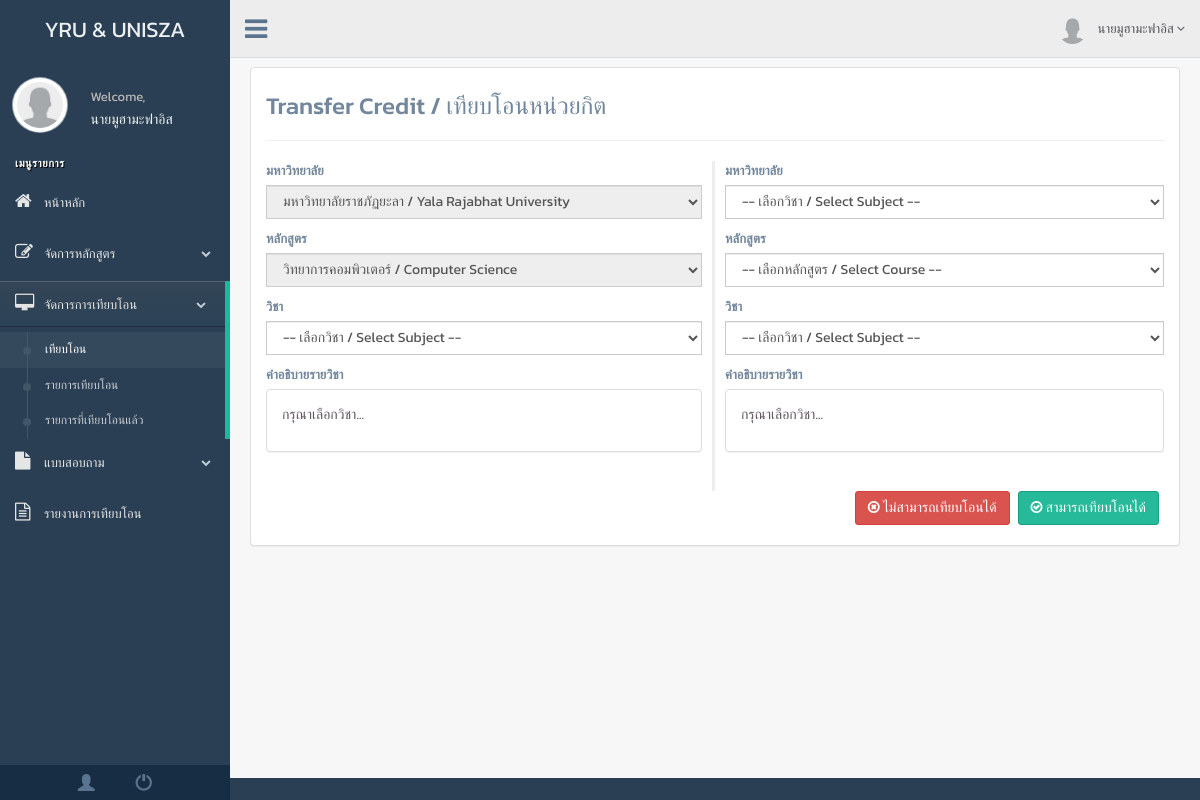
/admin/transfer.php (signed in), run on the app's committed database.
### tables this page shows
CREATE TABLE `course` (
  `course_id` int(10) NOT NULL,
  `university_id` int(10) NOT NULL,
  `course_name_th` varchar(100) NOT NULL,
  `course_name_eng` varchar(100) NOT NULL
);

CREATE TABLE `university` (
  `university_id` int(10) NOT NULL,
  `university_name_th` varchar(100) NOT NULL,
  `university_name_eng` varchar(100) NOT NULL,
  `university_status` int(1) NOT NULL,
  `university_country` varchar(5) NOT NULL
);

### admin/transfer.php (the view, shortened to what this page needs)
<!DOCTYPE html>
<html lang="en">
  <head>
    <link href="build/css/bootstrap.min.css" rel="stylesheet">
    <link href="build/css/font-awesome.min.css" rel="stylesheet">
    <link href="build/css/custom.min.css" rel="stylesheet">
    <link href="build/css/cssprogress.css" rel="stylesheet">
  </head>
  <body class="nav-md">
    <?php
        require_once 'header.php';
    if ($_GET["action"]=="transfer") { ?>
        <?php
        $query = $db->prepare("SELECT * FROM subject NATURAL JOIN course NATURAL JOIN university WHERE subject_id=:subject");
        $query->execute(["subject"=>$_POST['subject_id1']]);
        $row = $query->fetch(PDO::FETCH_ASSOC);
        $query1 = $db->prepare("SELECT * FROM subject NATURAL JOIN course NATURAL JOIN university WHERE subject_id=:subject");
        $query1->execute(["subject"=>$_POST['subject_id2']]);
        $row1 = $query1->fetch(PDO::FETCH_ASSOC);
    ?>
        <div class="right_col">
          <br><br><br>
          <div class="panel panel-default">
            <div class="panel-body">
                <h3>Transfer Credit / เทียบโอนหน่วยกิต</h3>
                <hr>
                <form action="update.php?action=transfer" method="post">
                <div class="row">
                    <div class="col-md-6" style="border-right: solid #eeeeee;">
                        <div class="form-group">
                            <label>มหาวิทยาลัย</label>
                            <select class="form-control" name="field_university_id" disabled>
                            <option value="<?=$row['university_id']?>"><?=$row['university_name_th']." / ".$row['university_name_eng']?></option>
                            </select>
                        </div>
                        <div class="form-group">
                            <label>หลักสูตร</label>
                            <select class="form-control" name="field_course_id" disabled>
                            <option value="<?=$row['course_id']?>"><?=$row['course_name_th']." / ".$row['course_name_eng']?></option>
                            </select>
                        </div>
                        <div class="form-group">
                            <label>วิชา</label>
                            <select class="form-control" name="field_subject_id1" disabled>
                            <option value="<?=$row['subject_id']?>"><?=$row['subject_name_th']." / ".$row['subject_name_eng']?></option>
                            </select>
                        </div>
                        <div class="form-group">
                            <label>คำอธิบายรายวิชา</label>
                            <br>
                            <div class="panel panel-default">
                            <div class="panel-body" style="color:#605560;font-size: 14px">
                                <p id="field_subject_description_th1">
                                   <h5>ภาษาท้องถิ่น</h5><?=$row['subject_description_th'] ?><br><br><h5>ภาษาอังกฤษ</h5><?=$row['subject_description_eng']?>;
                                </p>
                            </div>
                            </div>
                        </div>
                        <br>
                    </div>
                    <div class="col-md-6" style="border-right: solid #eeeeee;">
                        <div class="form-group">
                            <label>มหาวิทยาลัย</label>
                            <select class="form-control" name="field_university_id" disabled>
                            <option value="<?=$row1['university_id']?>"><?=$row1['university_name_th']." / ".$row1['university_name_eng']?></option>
                            </select>
                        </div>
                        <div class="form-group">
                            <label>หลักสูตร</label>
                            <select class="form-control" name="field_course_id" disabled>
                            <option value="<?=$row1['course_id']?>"><?=$row1['course_name_th']." / ".$row1['course_name_eng']?></option>
                            </select>
                        </div>
                        <div class="form-group">
                            <label>วิชา</label>
                            <select class="form-control" name="field_subject_id2" disabled>
                            <option value="<?=$row1['subject_id']?>"><?=$row1['subject_name_th']." / ".$row1['subject_name_eng']?></option>
                            </select>
                        </div>
                        <div class="form-group">
                            <label>คำอธิบายรายวิชา</label>
                            <br>
                            <div class="panel panel-default">
                            <div class="panel-body" style="color:#605560;font-size: 14px">
                                <p id="field_subject_description_th1">
                                   <h5>ภาษาท้องถิ่น</h5><?=$row1['subject_description_th'] ?><br><br><h5>ภาษาอังกฤษ</h5><?=$row1['subject_description_eng']?>;
                                </p>
                            </div>
                            </div>
                        </div>
                        <br>
                    </div>
                </div>
                <div class="row">
                    <?php
                    $description1 = $row['subject_description_eng'];
                    $description2 = $row1['subject_description_eng'];
                    $number = similar_text($description1, $description2, $percent);
                    if ($percent==100) {?>
                        <br>
                        <div id="example-5" class="examples">
                            <div class="cssProgress">
                                <div class="progress2">
                                    <div class="cssProgress-bar cssProgress-success cssProgress-active" data-percent="<?php echo (int)$percent; ?>" style="width: <?php echo (int)$percent."%"; ?>;">
                                        <span class="cssProgress-label"><?php echo (int)$percent."%"; ?></span>
                                    </div>
                                </div>
                            </div>
                        </div>
                        <center>ผ่าน</center>
                    <?php }else if ($percent>=80) {?>
                        <br>
                        <div id="example-5" class="examples">
                            <div class="cssProgress">
                                <div class="progress2">
                                    <div class="cssProgress-bar cssProgress-success cssProgress-active" data-percent="<?php echo (int)$percent; ?>" style="width: <?php echo (int)$percent."%"; ?>;">
                                        <span class="cssProgress-label"><?php echo (int)$percent."%"; ?></span>
                                    </div>
                                </div>
                            </div>
                        </div>
                        <center>ผ่าน</center>
                    <?php }else if ($percent>=75) {?>
                        <br>
                        <div id="example-5" class="examples">
                            <div class="cssProgress">
                                <div class="progress2">
                                    <div class="cssProgress-bar cssProgress-warning cssProgress-active" data-percent="<?php echo (int)$percent; ?>" style="width: <?php echo (int)$percent."%"; ?>;">
                                        <span class="cssProgress-label"><?php echo (int)$percent."%"; ?></span>
                                    </div>
                                </div>
                            </div>
                        </div>
                        <center>ปานกลาง</center>
                    <?php }else {?>
                        <br>
                        <div id="example-5" class="examples">
                            <div class="cssProgress">
                                <div class="progress2">
                                    <div class="cssProgress-bar cssProgress-danger cssProgress-active" data-percent="<?php echo (int)$percent; ?>" style="width: <?php echo (int)$percent."%"; ?>;">
                                        <span class="cssProgress-label"><?php echo (int)$percent."%"; ?></span>
                                    </div>
                                </div>
                            </div>
                        </div>
                        <center>ไม่ผ่าน</center>
                    <?php } ?>
                </div>
                <div class="col-md-6" style="padding-left: 0px">
                    <button class="btn btn-danger" type="button" onclick="history.go(-1)"><i class="fa fa-undo"></i> ย้อนกลับ</button>
                </div>
                <input type="hidden" name="transfer_id" value="<?=$_POST['transfer_id'] ?>">
                <?php $query3 = $db->prepare("SELECT * FROM transfer_detail NATURAL JOIN member NATURAL JOIN course WHERE transfer_id='".$_POST['transfer_id']."' AND td_status=0");
                $query3->execute();
                if ($query3->rowCount()>0) {
                ?>
                <div style="float: right;">
                    <button class="btn btn-danger" id="nook" name="ok" value="2" type="submit" onclick="return confirm('กรรมการที่ท่านเลือกยังไม่ดำเนินการเทียบโอน คุณต้องการดำเนินการต่อหรือไม่ ?');"><i class="fa fa-times-circle-o"></i> ไม่สามารถเทียบโอนได้</button>
                    <button class="btn btn-success" id="ok" name="ok" value="1" type="submit" onclick="return confirm('กรรมการที่ท่านเลือกยังไม่ดำเนินการเทียบโอน คุณต้องการดำเนินการต่อหรือไม่ ?');"><i class="fa fa-check-circle-o"></i> สามารถเทียบโอนได้</button>
                </div>
                <?php }else{ ?>
                <div style="float: right;">
                    <button class="btn btn-danger" id="nook" name="ok" value="2" type="submit"><i class="fa fa-times-circle-o"></i> ไม่สามารถเทียบโอนได้</button>
                    <button class="btn btn-success" id="ok" name="ok" value="1" type="submit"><i class="fa fa-check-circle-o"></i> สามารถเทียบโอนได้</button>
                </div>
                <?php } ?>
                </form>
            </div>
          </div>
        </div>
    <?php }else{ ?>
    <?php
        $query = $db->prepare("SELECT * FROM course NATURAL JOIN university WHERE course_id=:course");
        $query->execute(["course"=>$_SESSION['course']]);
        $row = $query->fetch(PDO::FETCH_ASSOC);
    ?>
        <div class="right_col">
          <br><br><br>
          <div class="panel panel-default">
            <div class="panel-body">
                <h3>Transfer Credit / เทียบโอนหน่วยกิต</h3>
                <hr>
                <form action="insert.php?action=transfer" method="post">
                <div class="row">
                    <div class="col-md-6" style="border-right: solid #eeeeee;">
                        <div class="form-group">
                            <label>มหาวิทยาลัย</label>
                            <select class="form-control" name="field_university_id" required="required" disabled>
                            <option value="<?=$row['university_id']?>"><?=$row['university_name_th']." / ".$row['university_name_eng']?></option>
                            </select>
                        </div>
                        <div class="form-group">
                            <label>หลักสูตร</label>
                            <select class="form-control" name="field_course_id" required="required" disabled>
                            <option value="<?=$row['course_id']?>"><?=$row['course_name_th']." / ".$row['course_name_eng']?></option>
                            </select>
                        </div>
                        <div class="form-group">
                            <label>วิชา</label>
                            <select class="form-control" id="field_subject_id1" name="field_subject_id1" required >
                            <option value="">-- เลือกวิชา / Select Subject --</option>
                            </select>
                        </div>
                        <div class="form-group">
                            <label>คำอธิบายรายวิชา</label>
                            <br>
                            <div class="panel panel-default">
                            <div class="panel-body">
                                <p id="field_subject_description_th1" style="color:#605560;font-size: 14px">
                                กรุณาเลือกวิชา...
                                </p>
                            </div>
                            </div>
                        </div>
                        <br>
                    </div>
                    <div class="col-md-6">
                        <div class="form-group">
                            <label>มหาวิทยาลัย</label>
                            <select class="form-control" id="field_university_id1" name="field_university_id" required>
                                <option value="">-- เลือกวิชา / Select Subject --</option>
                            </select>
                        </div>
                        <div class="form-group">
                            <label>หลักสูตร</label>
                            <select class="form-control" id="field_course_id" required>
                                <option>-- เลือกหลักสูตร / Select Course --</option>
                            </select>
                        </div>
                        <div class="form-group">
                            <label>วิชา</label>
                            <select class="form-control" id="field_subject_id2" name="field_subject_id2" required>
                                <option value="">-- เลือกวิชา / Select Subject --</option>
                            </select>
                        </div>
                        <div class="form-group">
                            <label>คำอธิบายรายวิชา</label>
                            <br>
                            <div class="panel panel-default">
                            <div class="panel-body">
                                <p id="field_subject_description_th2" style="color:#605560;font-size: 14px">
                                กรุณาเลือกวิชา...
                                </p>
                            </div>
                            </div>
                        </div>
                    </div>
                </div>
                <div style="float: right;">
                    <button class="btn btn-danger" id="nook" name="ok" value="2" type="submit"><i class="fa fa-times-circle-o"></i> ไม่สามารถเทียบโอนได้</button>
                    <button class="btn btn-success" id="ok" name="ok" value="1" type="submit"><i class="fa fa-check-circle-o"></i> สามารถเทียบโอนได้</button>
                </div>
                </form>
            </div>
          </div>
        </div>
        <?php } ?>
      </div>
    </div>
  </body>
</html>

### admin/header.php (style rules this page uses)
body { font-family: 'Kanit', sans-serif; }

### data on the page
course: field_university_id "มหาวิทยาลัยราชภัฏยะลา / Yala Rajabhat University", field_course_id "วิทยาการคอมพิวเตอร์ / Computer Science"

### other printed values
$_SESSION['name'] "นายมูฮามะฟาอิส"
